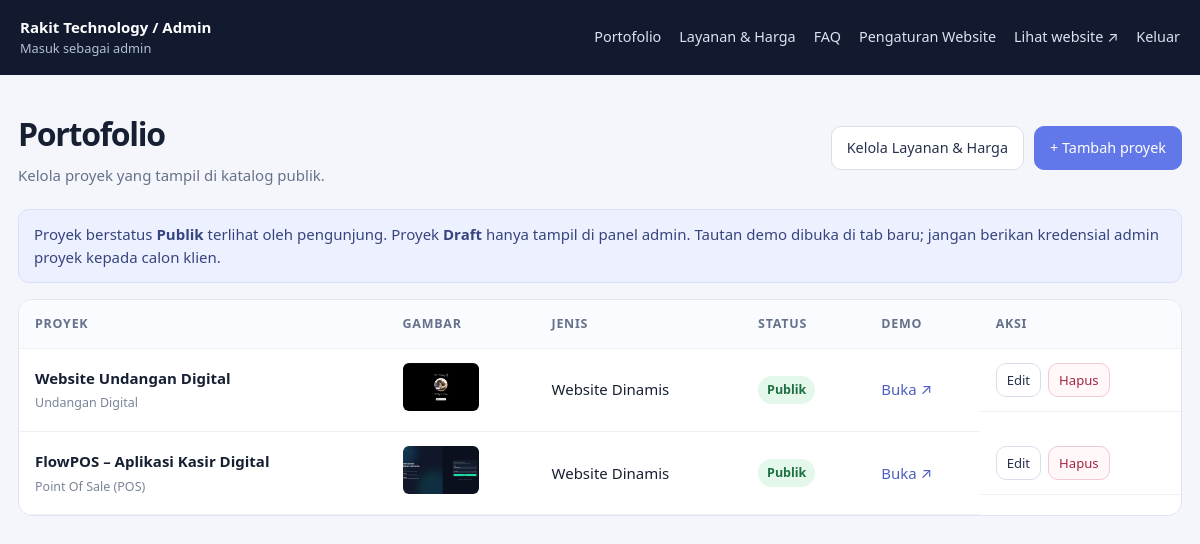
The page /admin/index.php (signed in) on the database its author committed.
### tables this page shows
CREATE TABLE `projects` (
  `id` int(10) UNSIGNED NOT NULL,
  `title` longtext NOT NULL,
  `category` longtext DEFAULT NULL,
  `website_type` enum('Website Statis','Website Dinamis') NOT NULL DEFAULT 'Website Statis',
  `business_model_status` varchar(80) NOT NULL DEFAULT 'Contoh konsep',
  `sales_method` varchar(120) NOT NULL DEFAULT 'Konsultasi melalui WhatsApp',
  `project_status` varchar(80) NOT NULL DEFAULT 'Demo / contoh konsep',
  `description` longtext NOT NULL,
  `demo_url` longtext NOT NULL,
  `image_path` varchar(500) DEFAULT NULL,
  `features` longtext DEFAULT NULL,
  `theme_color` varchar(7) NOT NULL DEFAULT '#5B77EB',
  `is_published` tinyint(1) NOT NULL DEFAULT 1,
  `sort_order` int(11) NOT NULL DEFAULT 0,
  `created_at` timestamp NOT NULL DEFAULT current_timestamp(),
  `updated_at` timestamp NOT NULL DEFAULT current_timestamp() ON UPDATE current_timestamp(),
  `advantages` longtext DEFAULT NULL,
  `demo_access` longtext DEFAULT NULL,
  `notes` longtext DEFAULT NULL,
  `system_requirements` longtext DEFAULT NULL
);

### includes/bootstrap.php (called while the page is built, shortened)
<?php
$configPath = dirname(__DIR__) . '/config.php';
$config = require $configPath;
try {
    $pdo = new PDO(
        'mysql:host=' . $config['db_host'] . ';dbname=' . $config['db_name'] . ';charset=utf8mb4',
        $config['db_user'],
        $config['db_pass'],
        [
            PDO::ATTR_ERRMODE => PDO::ERRMODE_EXCEPTION,
            PDO::ATTR_DEFAULT_FETCH_MODE => PDO::FETCH_ASSOC,
            PDO::ATTR_EMULATE_PREPARES => false,
        ]
    );
} catch (PDOException $e) {
    http_response_code(500);
    exit('Koneksi database gagal. Periksa pengaturan database pada config.php.');
}
try { $pdo->exec("ALTER TABLE projects ADD COLUMN project_status VARCHAR(80) NOT NULL DEFAULT 'Demo / contoh konsep' AFTER sales_method"); } catch (PDOException $e) {  }
$pdo->exec("CREATE TABLE IF NOT EXISTS service_packages (
    id INT UNSIGNED AUTO_INCREMENT PRIMARY KEY,
    category ENUM('Website Statis','Website Dinamis') NOT NULL DEFAULT 'Website Statis',
    name LONGTEXT NOT NULL,
    description LONGTEXT NOT NULL,
    price BIGINT UNSIGNED NOT NULL DEFAULT 0,
    discount_price BIGINT UNSIGNED DEFAULT NULL,
    features LONGTEXT NOT NULL,
    ribbon LONGTEXT DEFAULT NULL,
    is_active TINYINT(1) NOT NULL DEFAULT 1,
    sort_order INT NOT NULL DEFAULT 0,
    created_at TIMESTAMP DEFAULT CURRENT_TIMESTAMP,
    updated_at TIMESTAMP DEFAULT CURRENT_TIMESTAMP ON UPDATE CURRENT_TIMESTAMP,
    INDEX idx_active_order (is_active, category, sort_order)
) ENGINE=InnoDB DEFAULT CHARSET=utf8mb4 COLLATE=utf8mb4_unicode_ci");
foreach ([
    'discount_price' => 'BIGINT UNSIGNED NULL DEFAULT NULL',
    'full_description' => 'LONGTEXT NULL',
    'suitable_for' => 'LONGTEXT NULL',
    'work_duration' => 'VARCHAR(255) NULL',
    'revision_terms' => 'LONGTEXT NULL',
    'included_items' => 'LONGTEXT NULL',
    'excluded_items' => 'LONGTEXT NULL',
] as $column => $definition) {
    try { $pdo->exec("ALTER TABLE service_packages ADD COLUMN {$column} {$definition}"); } catch (PDOException $e) {  }
}
foreach ([
    'name' => 'LONGTEXT NOT NULL',
    'description' => 'LONGTEXT NOT NULL',
    'features' => 'LONGTEXT NOT NULL',
    'ribbon' => 'LONGTEXT NULL',
] as $column => $definition) {
    try { $pdo->exec("ALTER TABLE service_packages MODIFY COLUMN {$column} {$definition}"); } catch (PDOException $e) {  }
}
$pdo->exec("CREATE TABLE IF NOT EXISTS site_settings (
    setting_key VARCHAR(100) PRIMARY KEY,
    setting_value TEXT NULL,
    updated_at TIMESTAMP DEFAULT CURRENT_TIMESTAMP ON UPDATE CURRENT_TIMESTAMP
) ENGINE=InnoDB DEFAULT CHARSET=utf8mb4 COLLATE=utf8mb4_unicode_ci");
try { $pdo->exec("ALTER TABLE projects ADD COLUMN image_path VARCHAR(500) NULL AFTER demo_url"); } catch (PDOException $e) {
}
foreach ([
    'advantages' => "TEXT NULL",
    'demo_access' => "TEXT NULL",
    'notes' => "TEXT NULL",
    'system_requirements' => "TEXT NULL",
] as $column => $definition) {
    try { $pdo->exec("ALTER TABLE projects ADD COLUMN {$column} {$definition}"); } catch (PDOException $e) {  }
}
foreach ([
    'title' => 'LONGTEXT NOT NULL',
    'category' => 'LONGTEXT NULL',
    'description' => 'LONGTEXT NOT NULL',
    'demo_url' => 'LONGTEXT NOT NULL',
    'features' => 'LONGTEXT NULL',
    'advantages' => 'LONGTEXT NULL',
    'demo_access' => 'LONGTEXT NULL',
    'notes' => 'LONGTEXT NULL',
    'system_requirements' => 'LONGTEXT NULL',
] as $column => $definition) {
    try { $pdo->exec("ALTER TABLE projects MODIFY COLUMN {$column} {$definition}"); } catch (PDOException $e) {  }
}
$pdo->exec("CREATE TABLE IF NOT EXISTS project_images (
    id INT UNSIGNED AUTO_INCREMENT PRIMARY KEY,
    project_id INT UNSIGNED NOT NULL,
    image_path VARCHAR(500) NOT NULL,
    sort_order INT NOT NULL DEFAULT 0,
    created_at TIMESTAMP DEFAULT CURRENT_TIMESTAMP,
    INDEX idx_project_images (project_id, sort_order, id)
) ENGINE=InnoDB DEFAULT CHARSET=utf8mb4 COLLATE=utf8mb4_unicode_ci");
$pdo->exec("INSERT INTO project_images (project_id, image_path, sort_order)
    SELECT p.id, p.image_path, 0 FROM projects p
    WHERE p.image_path IS NOT NULL AND p.image_path <> ''
    AND NOT EXISTS (SELECT 1 FROM project_images pi WHERE pi.project_id = p.id)");
$siteSettings = [];
foreach ($pdo->query('SELECT setting_key, setting_value FROM site_settings')->fetchAll() as $setting) {
    $siteSettings[$setting['setting_key']] = $setting['setting_value'];
}
function setting(string $key, ?string $fallback = null): ?string {
    global $siteSettings, $config;
    if (array_key_exists($key, $siteSettings)) return $siteSettings[$key];
    return $fallback;
}
function e(?string $value): string {
    return htmlspecialchars($value ?? '', ENT_QUOTES | ENT_SUBSTITUTE, 'UTF-8');
}

### admin/index.php (the view, shortened to what this page needs)
<?php
require dirname(__DIR__) . '/includes/bootstrap.php';
$page = max(1, (int)($_GET['page'] ?? 1));
$perPage = 15;
$stmt = $pdo->prepare('SELECT * FROM projects ORDER BY created_at DESC LIMIT :lim OFFSET :off');
$stmt->bindValue(':lim', $perPage, PDO::PARAM_INT); $stmt->bindValue(':off', ($page-1)*$perPage, PDO::PARAM_INT); $stmt->execute();
$projects = $stmt->fetchAll();
?>
<!doctype html><html lang="id"><head><link rel="stylesheet" href="../assets/admin.css?v=2"></head><body>
<header class="admin-top"><div><strong><?= e(setting('site_name', 'RuangWeb')) ?> / Admin</strong><span>Masuk sebagai <?= e($_SESSION['admin_username'] ?? 'admin') ?></span></div><nav><a href="index.php">Portofolio</a><a href="packages.php">Layanan & Harga</a><a href="faq.php">FAQ</a><a href="settings.php">Pengaturan Website</a><a href="../index.php" target="_blank" rel="noopener">Lihat website ↗</a><a href="logout.php">Keluar</a></nav></header>
<main class="admin-main"><div class="page-heading"><div><h1>Portofolio</h1><p>Kelola proyek yang tampil di katalog publik.</p></div><div style="display:flex;gap:10px;flex-wrap:wrap"><a class="button" href="packages.php">Kelola Layanan & Harga</a><a class="button primary" href="project-form.php">+ Tambah proyek</a></div></div>
<div class="info">Proyek berstatus <b>Publik</b> terlihat oleh pengunjung. Proyek <b>Draft</b> hanya tampil di panel admin. Tautan demo dibuka di tab baru; jangan berikan kredensial admin proyek kepada calon klien.</div>
<div class="table-wrap"><table><thead><tr><th>Proyek</th><th>Gambar</th><th>Jenis</th><th>Status</th><th>Demo</th><th>Aksi</th></tr></thead><tbody>
<?php if (!$projects): ?><tr><td colspan="6">Belum ada proyek. Tambahkan portofolio pertama kamu.</td></tr><?php else: foreach ($projects as $p): ?><tr><td><strong><?= e($p['title']) ?></strong><small><?= e($p['category'] ?? '') ?></small></td><td><?php if (!empty($p['image_path'])): ?><img src="../<?= e($p['image_path']) ?>" alt="" style="width:76px;height:48px;object-fit:cover;border-radius:6px"><?php else: ?>—<?php endif; ?></td><td><?= e($p['website_type']) ?></td><td><span class="status <?= $p['is_published'] ? 'published' : 'draft' ?>"><?= $p['is_published'] ? 'Publik' : 'Draft' ?></span></td><td><a href="<?= e($p['demo_url']) ?>" target="_blank" rel="noopener noreferrer">Buka ↗</a></td><td class="actions-cell"><a class="button small" href="project-form.php?id=<?= (int)$p['id'] ?>">Edit</a><form method="post" action="delete-project.php" onsubmit="return confirm('Yakin ingin menghapus proyek ini?')"><input type="hidden" name="csrf_token" value="<?= e(csrf_token()) ?>"><input type="hidden" name="id" value="<?= (int)$p['id'] ?>"><button class="button small danger" type="submit">Hapus</button></form></td></tr><?php endforeach; endif; ?>
</tbody></table></div>
</main></body></html>

### assets/admin.css (style rules this page uses)
* { box-sizing:border-box }
body { margin:0;background:#f4f6fb;color:#172033;font:15px/1.55 system-ui,-apple-system,"Segoe UI",sans-serif }
a { color:#4d5fc4;text-decoration:none }
.admin-top { background:#111a2e;color:#fff;padding:16px max(20px,calc((100% - 1180px)/2));display:flex;justify-content:space-between;align-items:center;gap:20px }
.admin-top>div { display:grid }
.admin-top span { font-size:.8rem;color:#b5bfd3 }
.admin-top nav { display:flex;gap:18px;flex-wrap:wrap }
.admin-top nav a { color:#dbe2f2;font-size:.9rem }
.admin-main { max-width:1180px;width:calc(100% - 36px);margin:34px auto 70px }
.page-heading { display:flex;align-items:center;justify-content:space-between;gap:20px;margin-bottom:22px }
.page-heading h1,.form-main h1,.auth-card h1 { margin:0;font-size:2rem;letter-spacing:-.04em }
.page-heading p,.form-main>p,.auth-card>p { color:#66718a;margin:5px 0 0 }
.button { display:inline-flex;justify-content:center;align-items:center;gap:7px;padding:10px 15px;border:1px solid #d8deeb;border-radius:10px;background:white;color:#26324c;font-weight:700;cursor:pointer;font:inherit;font-size:.9rem }
.button.primary { background:#6378e8;border-color:#6378e8;color:white }
.button.danger { color:#a32640;border-color:#f0c9d1;background:#fff7f8 }
.button.small { padding:6px 10px;font-size:.82rem }
.info,.alert { padding:13px 15px;border-radius:11px;margin:16px 0 }
.info { background:#edf0ff;color:#36457d;border:1px solid #d9dfff }
.table-wrap { overflow:auto;border:1px solid #e0e5ef;border-radius:14px;background:white }
table { width:100%;border-collapse:collapse;min-width:780px }
th,td { text-align:left;padding:14px 16px;border-bottom:1px solid #edf0f5;vertical-align:middle }
th { font-size:.78rem;text-transform:uppercase;letter-spacing:.06em;color:#66718a;background:#fafbfe }
td small { display:block;color:#7a8498;margin-top:3px;max-width:240px;overflow-wrap:anywhere }
.status { display:inline-block;border-radius:30px;padding:4px 9px;font-size:.78rem;font-weight:800 }
.status.published { background:#e4f7eb;color:#1e7042 }
.actions-cell { display:flex;align-items:center;gap:7px }
.actions-cell form { margin:0 }

### rows shown on the page
projects: title "Website Undangan Digital", category "Undangan Digital", image_path (picture), website_type "Website Dinamis", is_published "Publik"
projects: title "FlowPOS – Aplikasi Kasir Digital", category "Point Of Sale (POS)", image_path (picture), website_type "Website Dinamis", is_published "Publik"

### other values the page prints
setting('site_name', 'RuangWeb') "Rakit Technology"
$_SESSION['admin_username'] "admin"
